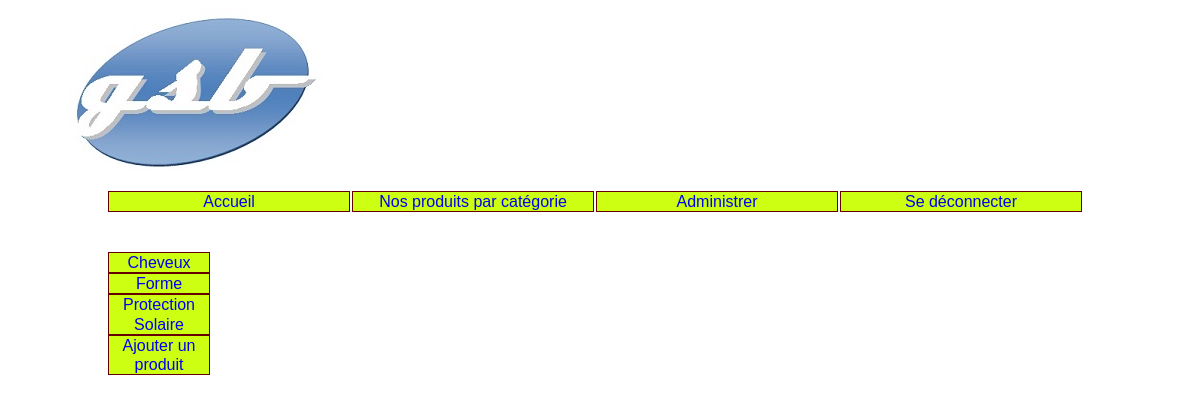
Page /index.php?uc=administrer&categorie=FO&action=voirProduits (signed in) on the committed database.
### tables this page shows
CREATE TABLE `categorie` (
  `id` char(32) NOT NULL,
  `libelle` char(32) DEFAULT NULL
);

### util/class.pdoGsbParam.inc.php (called while the page is built, shortened)
<?php
class PdoGsbParam {
  	private static $serveur='mysql:host=localhost';
  	private static $bdd='dbname=elambert_gsbparam';
  	private static $user='visiteurSite';
  	private static $mdp='a5UTXhjsMreUpAJU';
	private static $monPdo=null;
	private static $monPdoGsbParam = null;
	private function __construct()
	{
		PdoGsbParam::$monPdo = new PDO(PdoGsbParam::$serveur.';'.PdoGsbParam::$bdd, PdoGsbParam::$user, PdoGsbParam::$mdp);
		PdoGsbParam::$monPdo->query('SET CHARACTER SET utf8');
	}
	public static function getPdoGsbParam()
	{
		if(PdoGsbParam::$monPdoGsbParam == null)
		{
			PdoGsbParam::$monPdoGsbParam= new PdoGsbParam();
		}
		return PdoGsbParam::$monPdoGsbParam;
	}
	public function getLesCategories()
	{
		$req = 'select * from categorie';
		$res = PdoGsbParam::$monPdo->query($req);
		$lesLignes = $res->fetchAll();
		return $lesLignes;
	}
}
?>

### vues/v_categories.php (the view)
<ul id="categories">
<?php
foreach( $lesCategories as $uneCategorie)
{
	$idCategorie = $uneCategorie['id'];
	$libCategorie = $uneCategorie['libelle'];
	if(isset($_SESSION['admin'])){
		$lien = "administrer&categorie=".$idCategorie;
		if($idCategorie == "ajoutProd"){
			$lien .= "&action=ajoutProduit";
		} else {
			$lien .= "&action=voirProduits";
		}
	} else {
		$uc = "voirProduits";
		$lien = "voirProduits&categorie=".$idCategorie."&action=voirProduits";
	}
	?>
	<li>
		<a href="index.php?uc=<?php echo $lien;?>">
		<?php echo $libCategorie ?></a>
	</li>
<?php
}
?>
</ul>

### util/cssGeneral.css (style rules this page uses)
html { font:normal 100%/1.2em "Trebuchet MS",Verdana,Helvetica,Arial,sans-serif; }
body { padding : 0% 5%; }
#categories { float:left; }
#menu li a , #categories li a { text-decoration:none; }
#categories li { list-style-type: none; list-style-image:none; margin-right: 1px ; border:1px solid #600; width:100px; text-align:center; background:#ccff11; }

### rows in the picture
categorie: libelle "Cheveux"
categorie: libelle "Forme"
categorie: libelle "Protection Solaire"

### other values in the picture
$title "Administrer"
$libCategorie "Ajouter un produit"
